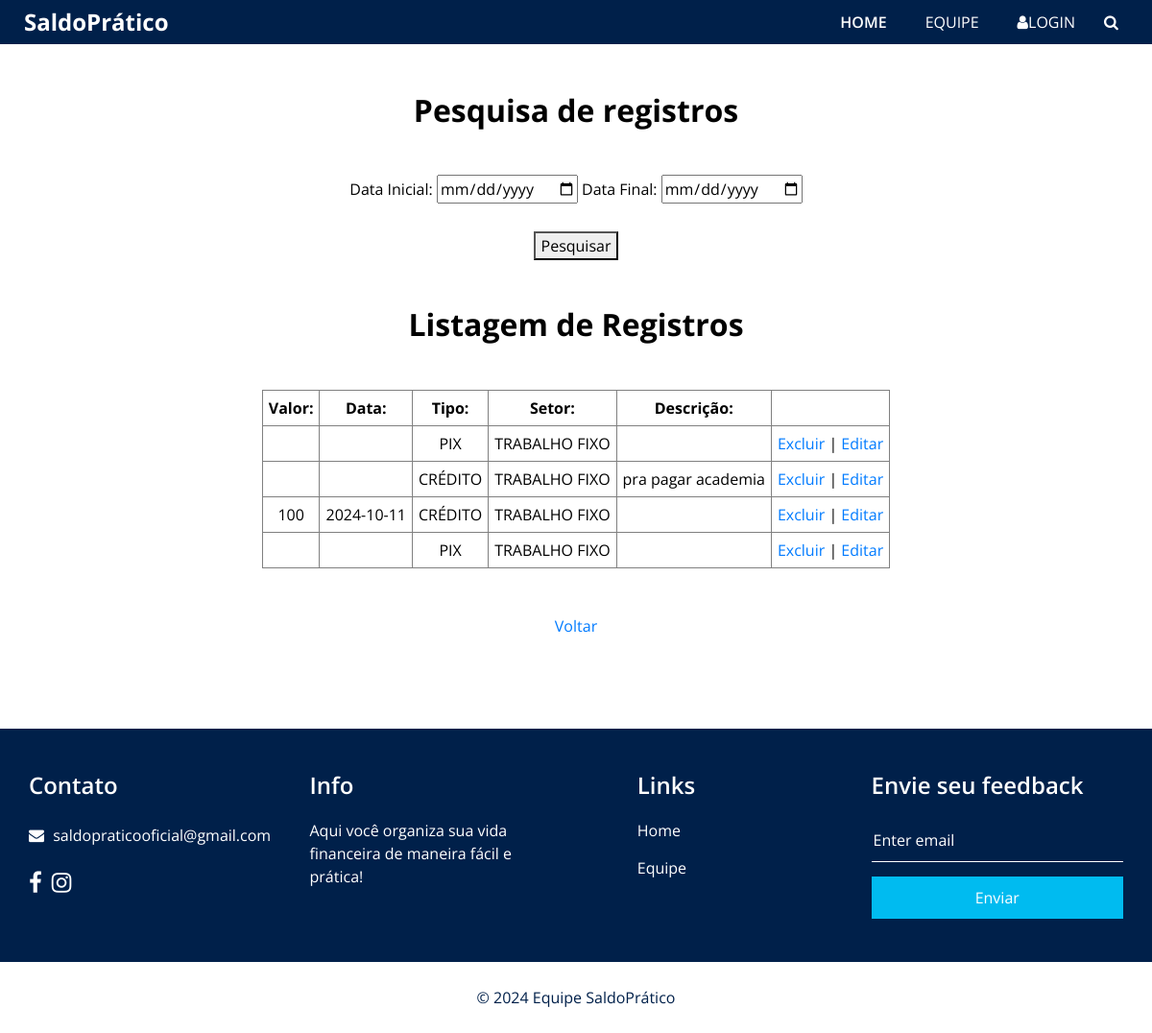
The page /entrada/pesquisaentrada.php on the database as committed earlier.
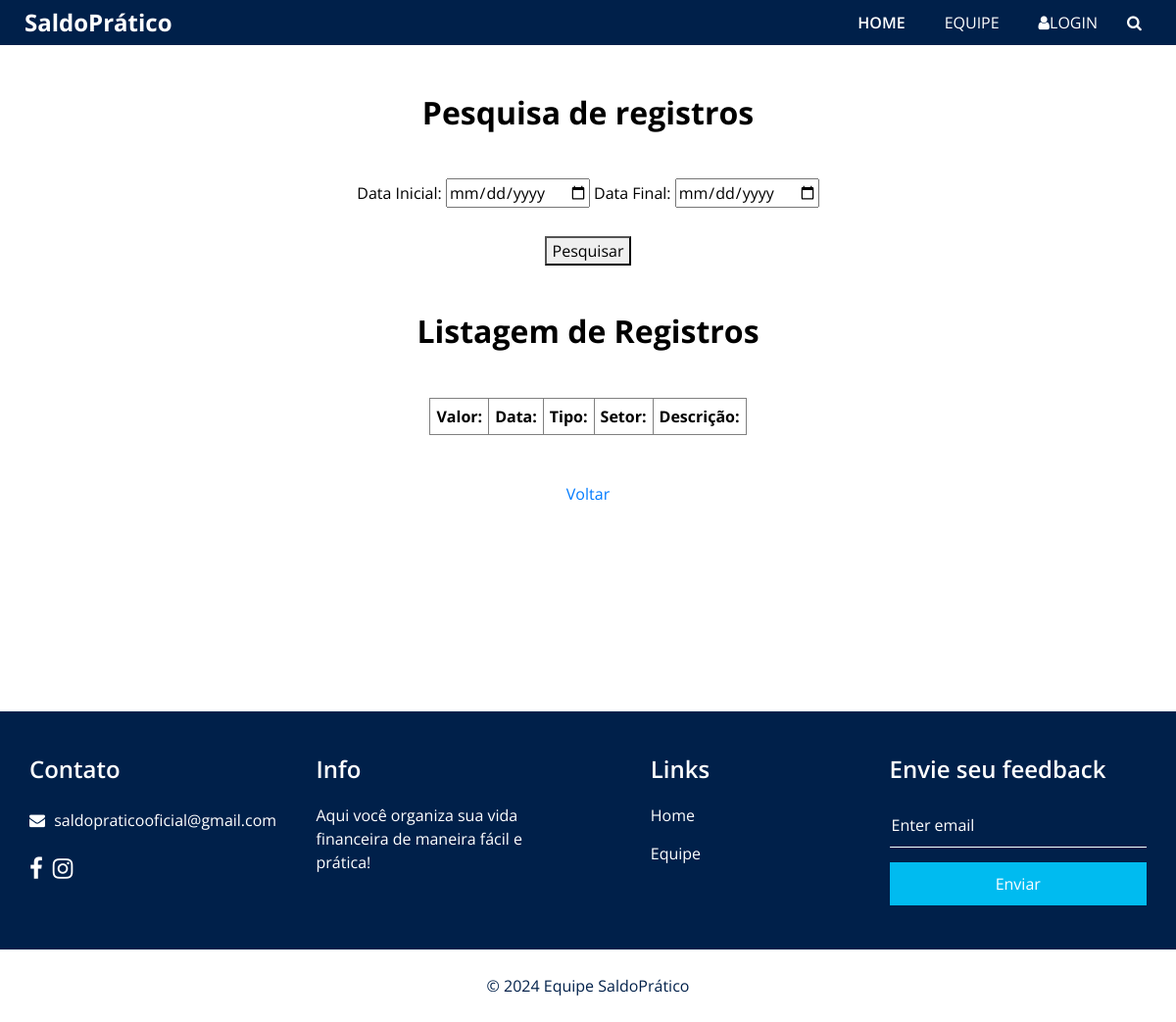
The same page on the database as committed later.
### tables this page shows
CREATE TABLE `entrada_usuario` (
  `id_entrada` int(11) NOT NULL,
  `valor_entrada` float(6,2) NOT NULL,
  `data_entrada` varchar(12) NOT NULL,
  `descricao_entrada` varchar(255) NOT NULL,
  `tipo_entrada` enum('PIX','CRÉDITO','DÉBITO','BOLETO','TRANSFERÊNCIA','DINHEIRO') NOT NULL,
  `cpf_usuario` char(14) DEFAULT NULL,
  `setor_entrada` enum('TRABALHO FIXO','FREELANCER','EXTRA','PRESENTE','AUXILIO','OUTRO:') NOT NULL
);

### entrada/pesquisaentrada.php (the view, shortened to what this page needs)
<!DOCTYPE html>
<html>
<head>
  <link rel="stylesheet" type="text/css" href="../css/bootstrap.css" />
  <link rel="stylesheet" type="text/css" href="../https://cdnjs.cloudflare.com/ajax/libs/OwlCarousel2/2.3.4/assets/owl.carousel.min.css" />
  <link href="../css/font-awesome.min.css" rel="stylesheet" />
  <link href="../css/style.css" rel="stylesheet" />
  <link href="../css/responsive.css" rel="stylesheet" />
</head>
<body>
  <div class="hero_area">
    <div class="hero_bg_box">
      <div class="bg_img_box">
      </div>
    </div>
    <header class="header_section">
      <div class="container-fluid">
        <nav class="navbar navbar-expand-lg custom_nav-container ">
          <a class="navbar-brand" href="index.php">
            <span>
            SaldoPrático
            </span>
          </a>
          <div class="collapse navbar-collapse" id="navbarSupportedContent">
            <ul class="navbar-nav  ">
              <li class="nav-item active">
                <a class="nav-link" href="index.php">Home <span class="sr-only">(current)</span></a>
              </li>
              <li class="nav-item">
                <a class="nav-link" href="team.php">Equipe</a>
              </li>
              <?php
                if (isset($_SESSION['nome_usuario'])) {
                  $nome_usuario = $_SESSION['nome_usuario'];
                  print "<li class='nav-item'><a class='nav-link login-user' href='../gastos/index.php'><i class='fa fa-dollar'></i>Gastos</a></li>";
                  print "<li class='nav-item'><a class='nav-link login-user' href='../entrada/index.php'><i class='fa fa-dollar'></i>Entrada</a></li>";
                  print "<li class='nav-item'><a class='nav-link login-user' href='../usuario/perfil.php'><i class='fa fa-user'></i>$nome_usuario</a></li>";
                  print "<li class='nav-item'><a class='nav-link' href='usuario/logout.php'><i class='fa fa-sign-out'></i>Sair</a></li>";
                } else {
                  ?>
                    <li class="nav-item"><a class="nav-link" href="usuario/indexg.php"> <i class="fa fa-user" aria-hidden="true"></i>Login</a></li>
                  <?php
                }
              ?>
              <form class="form-inline">
                <button class="btn  my-2 my-sm-0 nav_search-btn" type="submit">
                  <i class="fa fa-search" aria-hidden="true"></i>
                </button>
              </form>
            </ul>
          </div>
        </nav>
			</div>
			</header>
			<section class="about_section layout_padding">
    <div class="container  ">
      <div class="heading_container heading_center">
		<h2>Pesquisa de registros</h2><br><br>
		<form method="post" action="pesquisaentrada.php">
			<label>Data Inicial: </label>
			<input type="date" name="data1" />
			<label>Data Final: </label>
			<input type="date" name="data2" /><br><br>
			<button type="submit">Pesquisar</button>
		</form><br><br>
		<h2>Listagem de Registros</h2><br><br>
		<table border>
			<tr>
				<th>Valor: </th>
				<th>Data: </th>
				<th>Tipo: </th>
				<th>Setor: </th>
        <th>Descrição: </th>
			</tr>
		<?php
			$data1 = '';
			$data2 = '';
			$datasource = 'mysql:host=localhost;dbname=controlegastos';
			$user = 'root';
			$pass = 'vertrigo';
			$db = new PDO($datasource, $user, $pass);
      if(!empty($data1)){
        $query = "SELECT * FROM entrada_usuario WHERE data_entrada BETWEEN ? AND ?";
        $stm = $db -> prepare($query);
        $stm->bindParam(1, $data1);
        $stm->bindParam(2, $data2);
      }
      else {
        $query = "SELECT * FROM entrada_usuario LIMIT 10";
        $stm = $db -> prepare($query);
      }
			if ($stm -> execute()) {
				$result = $stm->fetchAll(PDO::FETCH_ASSOC);
				foreach($result as $row) {
          $id_entrada = $row['id_entrada'];
					$valor_entrada = $row['valor_entrada'];
					$data_entrada = $row['data_entrada'];
					$tipo_entrada = $row['tipo_entrada'];
					$setor_entrada = $row['setor_entrada'];
					$descricao_entrada = $row['descricao_entrada'];
					print "<tr>
					        <td>$valor_entrada</td>
					        <td>$data_entrada</td>
					        <td>$tipo_entrada</td>
					        <td>$setor_entrada</td>
                  <td>$descricao_entrada</td>
					        <td><a href='delete.php?id=$id_entrada'>Excluir</a> |
                      <a href='edita.php?id=$id_entrada'>Editar</a></td>
                </tr>";
				}
			} else {
				print '<p>Erro ao listar registros!</p>';
			}
		?>
		</table>
    <br><br><a href='index.php'>Voltar</a>
		</div>
		</div>
		</section>
  <section class="info_section layout_padding2">
    <div class="container">
      <div class="row">
        <div class="col-md-6 col-lg-3 info_col">
          <div class="info_contact">
            <h4>
              Contato
            </h4>
            <div class="contact_link_box">
              <a href="">
                <i class="fa fa-envelope" aria-hidden="true"></i>
                <span>
                  saldopraticooficial@gmail.com
                </span>
              </a>
            </div>
          </div>
          <div class="info_social">
            <a href="">
              <i class="fa fa-facebook" aria-hidden="true"></i>
            </a>
            <a href="">
              <i class="fa fa-instagram" aria-hidden="true"></i>
            </a>
          </div>
        </div>
        <div class="col-md-6 col-lg-3 info_col">
          <div class="info_detail">
            <h4>
              Info
            </h4>
            <p>
              Aqui você organiza sua vida financeira de maneira fácil e prática!
            </p>
          </div>
        </div>
        <div class="col-md-6 col-lg-2 mx-auto info_col">
          <div class="info_link_box">
            <h4>
              Links
            </h4>
            <div class="info_links">
              <a class="active" href="index.html">
                Home
              </a>
              <a class="" href="team.html">
                Equipe
              </a>
            </div>
          </div>
        </div>
        <div class="col-md-6 col-lg-3 info_col ">
          <h4>
            Envie seu feedback
          </h4>
          <form action="#">
            <input type="text" placeholder="Enter email" />
            <button type="submit">
              Enviar
            </button>
          </form>
        </div>
      </div>
    </div>
  </section>
 <section class="footer_section">
    <div class="container">
      <p>
        &copy; <span id="displayYear">2024</span>
        <a>Equipe SaldoPrático</a>
      </p>
    </div>
  </section>
</body>

### css/responsive.css (style rules this page uses)
@media (min-width: 1200px) { .container { max-width: 1170px; } }

Rows that differ between the two databases and show on the page:
removed entrada_usuario: tipo_entrada "PIX", setor_entrada "TRABALHO FIXO"
removed entrada_usuario: tipo_entrada "CRÉDITO", setor_entrada "TRABALHO FIXO", descricao_entrada "pra pagar academia"
removed entrada_usuario: valor_entrada "100", data_entrada "2024-10-11", tipo_entrada "CRÉDITO", setor_entrada "TRABALHO FIXO"
removed entrada_usuario: tipo_entrada "PIX", setor_entrada "TRABALHO FIXO"
